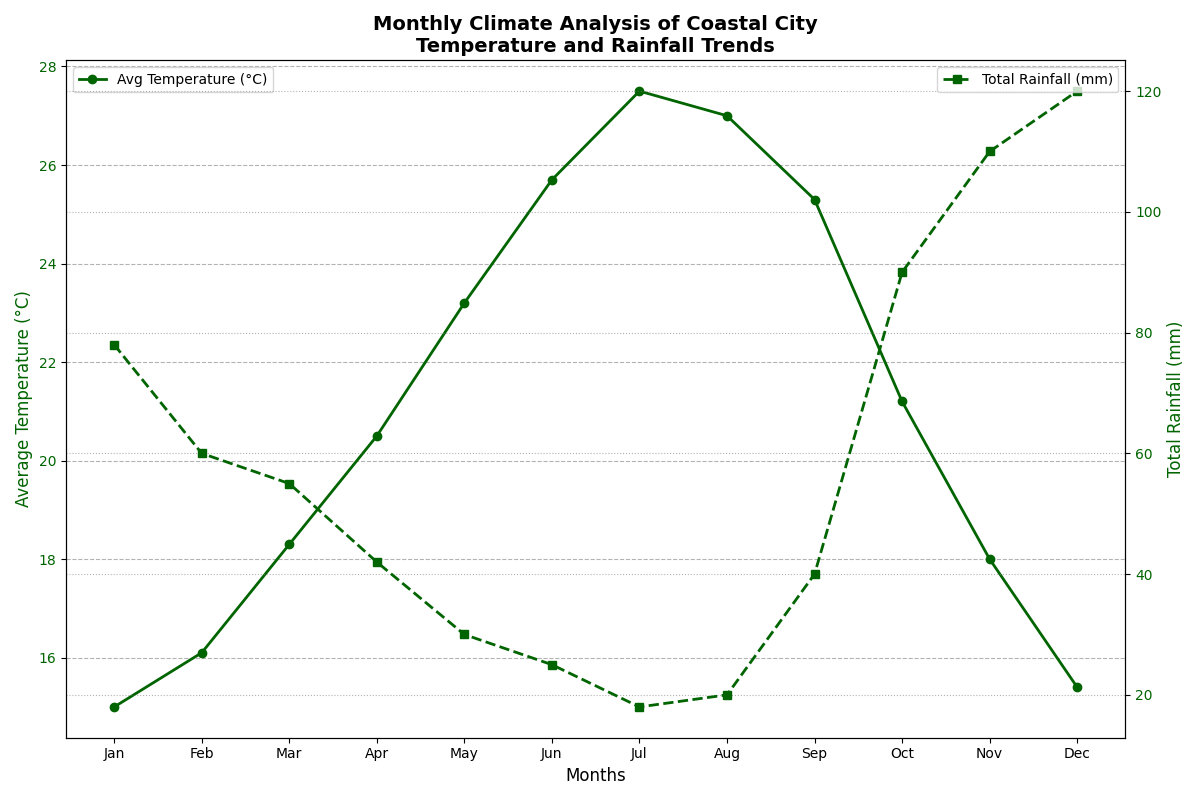

This chart was generated by the following Python code:
import matplotlib.pyplot as plt
import numpy as np

months = ["Jan", "Feb", "Mar", "Apr", "May", "Jun", "Jul", "Aug", "Sep", "Oct", "Nov", "Dec"]
temperatures = [15.0, 16.1, 18.3, 20.5, 23.2, 25.7, 27.5, 27.0, 25.3, 21.2, 18.0, 15.4]
rainfall = [78, 60, 55, 42, 30, 25, 18, 20, 40, 90, 110, 120]

fig, ax1 = plt.subplots(figsize=(12, 8))

# Using a single color for both temperature and rainfall data
common_color = 'darkgreen'

ax1.plot(months, temperatures, color=common_color, marker='o', linestyle='-', linewidth=2, label='Avg Temperature (°C)')
ax1.set_xlabel('Months', fontsize=12)
ax1.set_ylabel('Average Temperature (°C)', fontsize=12, color=common_color)
ax1.tick_params(axis='y', labelcolor=common_color)
ax1.grid(axis='y', linestyle='--', color='grey', alpha=0.6)

ax2 = ax1.twinx()
ax2.plot(months, rainfall, color=common_color, marker='s', linestyle='--', linewidth=2, label='Total Rainfall (mm)')
ax2.set_ylabel('Total Rainfall (mm)', fontsize=12, color=common_color)
ax2.tick_params(axis='y', labelcolor=common_color)
ax2.grid(axis='y', linestyle=':', color='grey', alpha=0.6)

plt.title("Monthly Climate Analysis of Coastal City\nTemperature and Rainfall Trends", fontsize=14, fontweight='bold')
ax1.legend(loc='upper left')
ax2.legend(loc='upper right')

plt.tight_layout()
plt.show()
